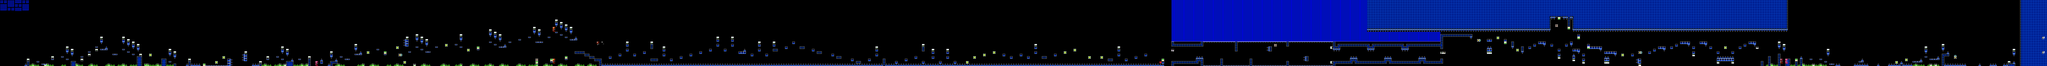

Tiled map render using the project's own tile images. Description and the map definition, with tile-layer contents summarised, below:
An orthogonal 837x27 tile map with 16x16 px tiles, 2 tile layers (SP, ...), 2 tilesets, 2 image layers.

<map version="1.10" tiledversion="1.11.2" orientation="orthogonal" renderorder="right-down" width="837" height="27" tilewidth="16" tileheight="16" infinite="0" nextlayerid="5" nextobjectid="1">
 <editorsettings>
  <chunksize width="16" height="27" />
  <export target="cantletgo.csv" format="csv" />
 </editorsettings>
 <tileset firstgid="1" name="famidash" tilewidth="16" tileheight="16" tilecount="256" columns="16">
  <image source="../../../GRAPHICS/famidash.bmp" width="256" height="256" />
 </tileset>
 <tileset firstgid="257" name="sprites" tilewidth="16" tileheight="16" tilecount="256" columns="16">
  <image source="../../../GRAPHICS/sprites.png" width="256" height="256" />
 </tileset>
 <imagelayer id="3" name="Image Layer 1" parallaxx="0.9" parallaxy="0.9" repeatx="1" repeaty="1">
  <image source="../../../GRAPHICS/Old/parallax Blue.bmp" width="144" height="72" />
 </imagelayer>
 <imagelayer id="4" name="Image Layer 2" offsetx="0" offsety="432" repeatx="1">
  <image source="../../../GRAPHICS/ground.bmp" width="64" height="128" />
 </imagelayer>
 <layer id="1" width="837" height="27" opacity="0.9">
  <data>[22599 cells, 5239 non-empty, 43 distinct tile ids]</data>
 </layer>
 <layer id="2" name="SP" width="837" height="27">
  <data>[22599 cells, 171 non-empty, 29 distinct tile ids]</data>
 </layer>
</map>
